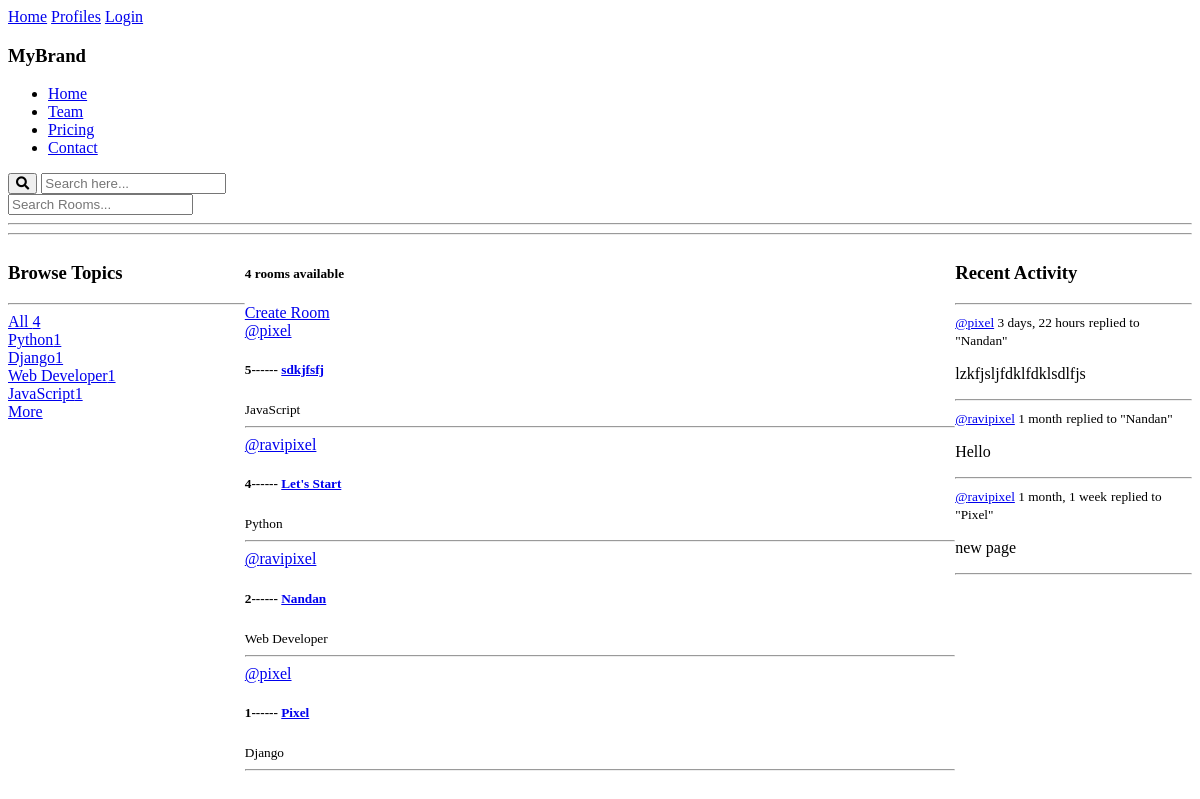
The page / on the database its author committed.
### base/models.py (models this page shows)
class Topic(models.Model):
    name = models.CharField(max_length=50)
    def __str__(self):
        return self.name

class Room(models.Model):
    host = models.ForeignKey(User, on_delete=models.SET_NULL, null=True)
    topic = models.ForeignKey(Topic, on_delete=models.SET_NULL, null=True)
    name = models.CharField(max_length=20, blank=True, null=True)
    description = models.TextField(blank=True, null=True)
    participants = models.ManyToManyField(User, related_name='participants', blank=True)
    updated = models.DateTimeField(auto_now=True)
    created = models.DateTimeField(auto_now_add=True)
    class Meta:
        ordering = ['-updated', '-created']
    def __str__(self):
        return self.name

class Message(models.Model):
    user = models.ForeignKey(User, on_delete=models.CASCADE)
    room = models.ForeignKey(Room, on_delete=models.CASCADE)
    body = models.TextField()
    updated = models.DateTimeField(auto_now=True)
    created = models.DateTimeField(auto_now_add=True)
    class Meta:
        ordering = ['-updated', '-created']
    def __str__(self):
        return self.body[0:50]

### base/views.py (the view)
# urls.py: path('', views.home, name='home'),
def home(request):
    q = request.GET.get('q') if request.GET.get('q') != None else ''
    rooms = Room.objects.filter(
        Q(topic__name__icontains=q) |
        Q(name__icontains=q) |
        Q(description__icontains=q)
    )
    topics = Topic.objects.all()[0:5]
    room_count = rooms.count
    room_messages = Message.objects.filter(Q(room__topic__name__icontains=q))
    context = {'rooms':rooms, 'topics':topics, 'room_count':room_count, 'room_messages':room_messages}
    return render(request,'base/home.html', context)

### base/templates/base/home.html
{% extends "main.html" %}
{% block content %}
    <div class='home-container'>
        <div>
            {% include "base/topics_component.html" %}
        </div>
        <div>
            <h5>{{room_count}} rooms available</h5>
            <a href="{% url "create-room" %}">Create Room</a>
            {% include "base/feed_component.html" %}
        </div>
        <div>
            {% include "base/activity_component.html" %}
        </div>
    </div>
{% endblock content %}

### base/templates/base/topics_component.html
<div>
    <div>
        <h3>Browse Topics</h3>
    </div>
    <hr>
    <div>
        <a href="{% url "home" %}">All <span>{{topics.count}}</span> </a>
        {% for topic in topics %}
        <div>
            <a href="{% url "home" %}?q={{topic.name}}">{{topic}}<span>{{topic.room_set.all.count}}</span></a>
        </div>
        {% endfor %}
    </div>
    <a href="{% url "topics" %}">More</a>
</div>

### base/templates/base/feed_component.html (shortened to what this page needs)
<div>
    {% for room in rooms %}
    <div>
        <a href="{% url "user-profile" room.host.id %}">@{{room.host}}</a>
        <h5>{{room.id}}------ <a href="{% url "room" room.id %}">{{room.name}}</a></h5>
        <small>{{room.topic.name}}</small>
        <hr>
    </div>
    {% endfor %}
</div>

### base/templates/base/activity_component.html (shortened to what this page needs)
<h3>Recent Activity</h3>
<hr>
{% for message in room_messages %}
    <div>
        <small><a href="{% url "user-profile" message.user.id %}">@{{message.user}}</a> {{message.created|timesince}}</small>
        <small>replied to "{{message.room}}"</small>
        <p>{{message}}</p>
        <hr>
    </div>
{% endfor %}

### static/css/main.css (style rules this page uses)
.home-container { display: grid; grid-template-columns: 1fr 3fr 1fr; }

### rows shown on the page
Topic: name "Python", room_set.all.count "1"
Topic: name "Django", room_set.all.count "1"
Topic: name "Web Developer", room_set.all.count "1"
Topic: name "JavaScript", room_set.all.count "1"
Room: host "pixel", id "5", name "sdkjfsfj", topic.name "JavaScript"
Room: host "ravipixel", id "4", name "Let's Start", topic.name "Python"
Room: host "ravipixel", id "2", name "Nandan", topic.name "Web Developer"
Room: host "pixel", id "1", name "Pixel", topic.name "Django"
Message: user "pixel", created "3 days, 22 hours", room "Nandan", body "lzkfjsljfdklfdklsdlfjs"
Message: user "ravipixel", created "1 month", room "Nandan", body "Hello"
Message: user "ravipixel", created "1 month, 1 week", room "Pixel", body "new page"

### other values the page prints
{{ topics.count }} "4"
{{ room_count }} "4"
